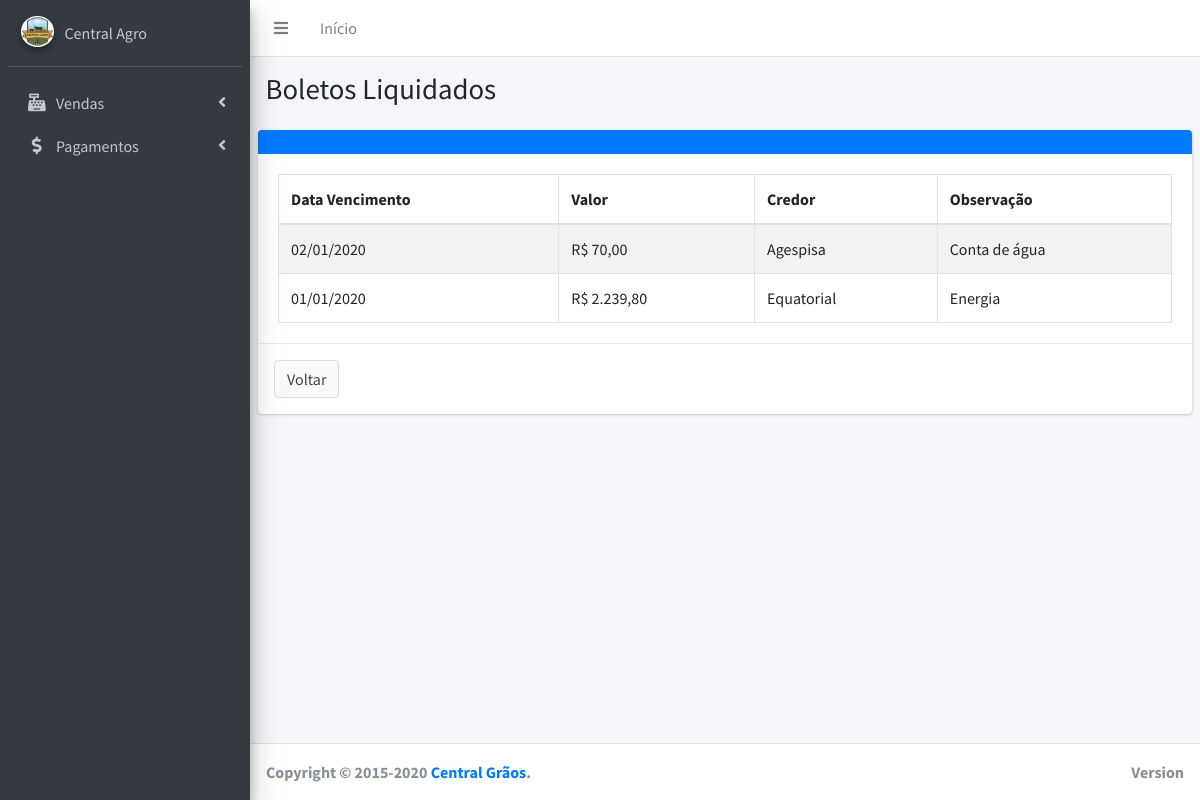
Before: /pages/boletos/boletosPagos.php with the older database file.
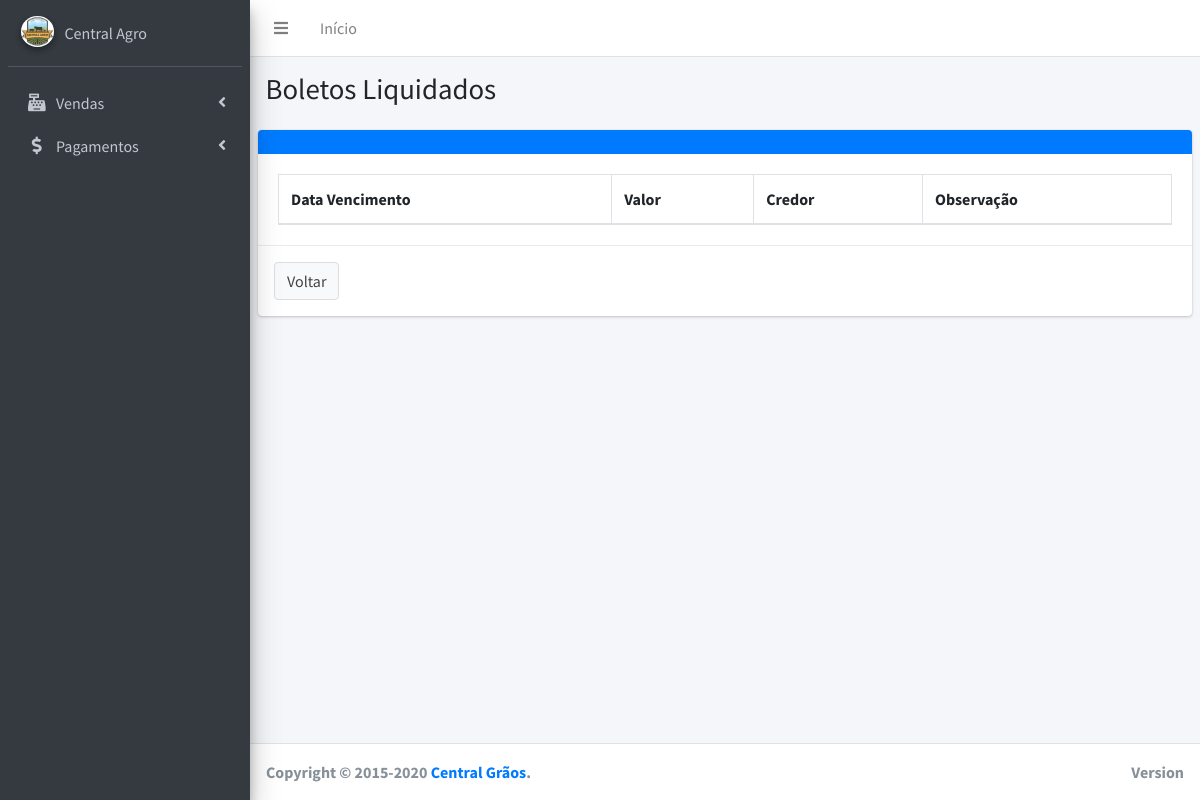
After: the same page with the newer database file.
### tables this page shows
CREATE TABLE `boleto` (
  `id` int(11) UNSIGNED NOT NULL,
  `dataVcto` date NOT NULL,
  `valor` varchar(15) NOT NULL,
  `credor` varchar(30) NOT NULL,
  `obs` varchar(35) DEFAULT NULL,
  `status` varchar(1) NOT NULL COMMENT '0=aberto, 1=pago'
);

### pages/boletos/boletosPagos.php (the view, shortened to what this page needs)
<!DOCTYPE html>
<html>
    <head>
        <link rel="stylesheet" href="../../plugins/fontawesome-free/css/all.min.css">
        <link rel="stylesheet" href="https://code.ionicframework.com/ionicons/2.0.1/css/ionicons.min.css">
        <link rel="stylesheet" href="../../dist/css/adminlte.min.css">
        <link rel="stylesheet" href="../../plugins/datatables-bs4/css/dataTables.bootstrap4.css">
    </head>
    <body class="hold-transition sidebar-mini">
        <div class="wrapper">
            <?php include '../../menu.php'; ?>
            <div class="content-wrapper">
                <section class="content-header">
                    <div class="container-fluid">
                        <div class="row mb-2">
                            <div class="col-sm-6">
                                <h1>Boletos Liquidados</h1>
                            </div>
                        </div>
                    </div>
                </section>
                <section class="content">
                    <div class="card card-primary">
                        <div class="card-header">
                        </div>
                        <div class="card-body">
                            <table id="example2" class="table table-bordered table-striped">
                                <thead>
                                    <tr >
                                        <th>Data Vencimento</th>
                                        <th>Valor</th>
                                        <th>Credor</th>
                                        <th>Observação</th>
                                    </tr>
                                </thead>
                                <tbody>
                                    <?php
                                    $pdo = Banco::conectar();
                                    $status = "1";
                                    $sql = 'SELECT * FROM boleto WHERE status = :status ORDER BY dataVcto DESC';
                                    $q = $pdo->prepare($sql);
                                    $q->execute(array('status' => $status));
                                    $result = $q->fetchAll();
                                    foreach ($result as $row) {
                                        echo '<tr>';
                                        echo '<td>' . date("d/m/Y", strtotime($row['dataVcto'])) . '</td>';
                                        echo '<td>R$ ' . $row['valor'] . '</td>';
                                        echo '<td>' . $row['credor'] . '</td>';
                                        echo '<td>' . $row['obs'] . '</td>';
                                        echo '</tr>';
                                    }
                                    ?>
                                </tbody>
                            </table>
                        </div>
                        <div class="modal-footer justify-content-between">
                            <a href="boleto.php" class="btn btn-default" >Voltar</a>
                        </div>
                    </div>
                </section>
            </div>
            <footer class="main-footer">
                <div class="float-right d-none d-sm-block">
                    <b>Version</b> <?php echo $_SESSION['versao'] ?>
                </div>
                <strong>Copyright &copy; 2015-<?php echo date("Y") ?> <a href="#">Central Grãos</a>.</strong>
            </footer>
        </div>
    </body>
</html>

### menu.php (shortened to what this page needs)
<nav class="main-header navbar navbar-expand navbar-white navbar-light">
    <ul class="navbar-nav">
        <li class="nav-item">
            <a class="nav-link" data-widget="pushmenu" href="#"><i class="fas fa-bars"></i></a>
        </li>
        <li class="nav-item d-none d-sm-inline-block">
            <a href="../../index.php" class="nav-link">Início</a>
        </li>
    </ul>
</nav>
<aside class="main-sidebar sidebar-dark-primary elevation-4">
    <div class="sidebar">
        <div class="user-panel mt-3 pb-3 mb-3 d-flex">
            <div class="image">
                <img src="../../dist/img/central/central.jpg" width=”160” height=”160” class="img-circle elevation-2" >
            </div>
            <div class="info">
                <a href="#" class="d-block">Central Agro</a>
            </div>
        </div>
        <nav class="mt-2">
            <ul class="nav nav-pills nav-sidebar flex-column" data-widget="treeview" role="menu" data-accordion="false">
                <li class="nav-item has-treeview">
                    <a href="#" class="nav-link">
                        <i class="nav-icon fas fa-cash-register"></i>
                        <p>
                            Vendas
                            <i class="fas fa-angle-left right"></i>
                        </p>
                    </a>
                </li>
                <li class="nav-item has-treeview">
                    <a href="#" class="nav-link">
                        <i class="nav-icon fas fa-dollar-sign"></i>
                        <p>
                            Pagamentos
                            <i class="fas fa-angle-left right"></i>
                        </p>
                    </a>
                </li>
            </ul>
        </nav>
    </div>
</aside>

Changed rows visible on the page:
removed boleto: dataVcto "02/01/2020", valor "70,00", credor "Agespisa", obs "Conta de água"
removed boleto: dataVcto "01/01/2020", valor "2.239,80", credor "Equatorial", obs "Energia"
